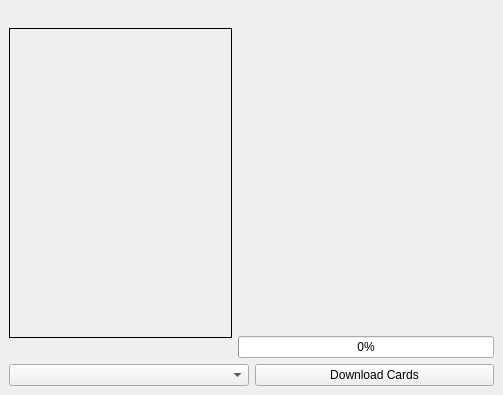
<?xml version="1.0" encoding="UTF-8"?>
<ui version="4.0">
 <class>DownloadCardsMainWindow</class>
 <widget class="QMainWindow" name="DownloadCardsMainWindow">
  <property name="geometry">
   <rect>
    <x>0</x>
    <y>0</y>
    <width>503</width>
    <height>395</height>
   </rect>
  </property>
  <property name="windowTitle">
   <string/>
  </property>
  <widget class="QWidget" name="centralwidget">
   <layout class="QVBoxLayout" name="verticalLayout">
    <item>
     <layout class="QHBoxLayout" name="horizontalLayout_2">
      <item>
       <widget class="QLabel" name="label_CardImage">
        <property name="sizePolicy">
         <sizepolicy hsizetype="Fixed" vsizetype="Fixed">
          <horstretch>0</horstretch>
          <verstretch>0</verstretch>
         </sizepolicy>
        </property>
        <property name="minimumSize">
         <size>
          <width>223</width>
          <height>310</height>
         </size>
        </property>
        <property name="maximumSize">
         <size>
          <width>223</width>
          <height>310</height>
         </size>
        </property>
        <property name="frameShape">
         <enum>QFrame::Box</enum>
        </property>
        <property name="text">
         <string/>
        </property>
       </widget>
      </item>
      <item>
       <layout class="QVBoxLayout" name="verticalLayout_2">
        <item>
         <widget class="QLabel" name="label_CardName">
          <property name="text">
           <string/>
          </property>
         </widget>
        </item>
        <item>
         <widget class="QLabel" name="label_CardNumber">
          <property name="text">
           <string/>
          </property>
         </widget>
        </item>
        <item>
         <widget class="QLabel" name="label_CardSet">
          <property name="text">
           <string/>
          </property>
         </widget>
        </item>
        <item>
         <widget class="QProgressBar" name="progbar_TotalProgress">
          <property name="value">
           <number>0</number>
          </property>
         </widget>
        </item>
       </layout>
      </item>
     </layout>
    </item>
    <item>
     <layout class="QHBoxLayout" name="horizontalLayout">
      <item>
       <widget class="QComboBox" name="combo_AvailableSets"/>
      </item>
      <item>
       <widget class="QPushButton" name="button_StartDownload">
        <property name="text">
         <string>Download Cards</string>
        </property>
       </widget>
      </item>
     </layout>
    </item>
   </layout>
  </widget>
 </widget>
 <resources/>
 <connections/>
</ui>
